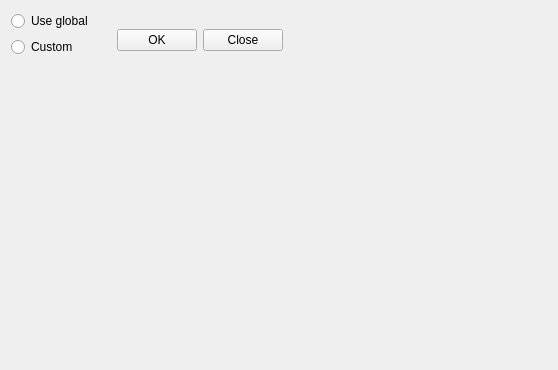
<?xml version="1.0" encoding="UTF-8"?>
<ui version="4.0">
 <class>IfaceSett4groupsEditor</class>
 <widget class="QWidget" name="IfaceSett4groupsEditor">
  <property name="geometry">
   <rect>
    <x>0</x>
    <y>0</y>
    <width>558</width>
    <height>370</height>
   </rect>
  </property>
  <property name="windowTitle">
   <string>Form</string>
  </property>
  <layout class="QGridLayout" name="gridLayout">
   <item row="1" column="0">
    <layout class="QVBoxLayout" name="verticalLayout">
     <item>
      <widget class="QRadioButton" name="rbGlobal">
       <property name="text">
        <string>Use global</string>
       </property>
      </widget>
     </item>
     <item>
      <widget class="QRadioButton" name="rbCustom">
       <property name="text">
        <string>Custom</string>
       </property>
      </widget>
     </item>
     <item>
      <spacer name="verticalSpacer">
       <property name="orientation">
        <enum>Qt::Vertical</enum>
       </property>
       <property name="sizeHint" stdset="0">
        <size>
         <width>20</width>
         <height>40</height>
        </size>
       </property>
      </spacer>
     </item>
    </layout>
   </item>
   <item row="1" column="1">
    <widget class="QStackedWidget" name="stackedWidget">
     <property name="currentIndex">
      <number>0</number>
     </property>
     <widget class="QWidget" name="page">
      <layout class="QGridLayout" name="gridLayout_2">
       <item row="0" column="0" colspan="2">
        <widget class="QWidget" name="widget_2" native="true">
         <layout class="QHBoxLayout" name="horizontalLayout">
          <item>
           <widget class="QPushButton" name="pbOk">
            <property name="text">
             <string>OK</string>
            </property>
            <property name="icon">
             <iconset resource="../../../Matilda-units/gui/image-and-font/res.qrc">
              <normaloff>:/katynko/svg/dialog-ok-apply.svg</normaloff>:/katynko/svg/dialog-ok-apply.svg</iconset>
            </property>
           </widget>
          </item>
          <item>
           <widget class="QPushButton" name="pushButton">
            <property name="text">
             <string>Close</string>
            </property>
            <property name="icon">
             <iconset resource="../../../Matilda-units/gui/image-and-font/res.qrc">
              <normaloff>:/katynko/svg/window-close.svg</normaloff>:/katynko/svg/window-close.svg</iconset>
            </property>
            <property name="shortcut">
             <string>Esc</string>
            </property>
           </widget>
          </item>
          <item>
           <spacer name="horizontalSpacer">
            <property name="orientation">
             <enum>Qt::Horizontal</enum>
            </property>
            <property name="sizeHint" stdset="0">
             <size>
              <width>490</width>
              <height>20</height>
             </size>
            </property>
           </spacer>
          </item>
         </layout>
        </widget>
       </item>
       <item row="1" column="1">
        <spacer name="verticalSpacer_2">
         <property name="orientation">
          <enum>Qt::Vertical</enum>
         </property>
         <property name="sizeHint" stdset="0">
          <size>
           <width>20</width>
           <height>283</height>
          </size>
         </property>
        </spacer>
       </item>
      </layout>
     </widget>
    </widget>
   </item>
  </layout>
 </widget>
 <resources>
  <include location="../../../Matilda-units/gui/image-and-font/res.qrc"/>
 </resources>
 <connections/>
</ui>
